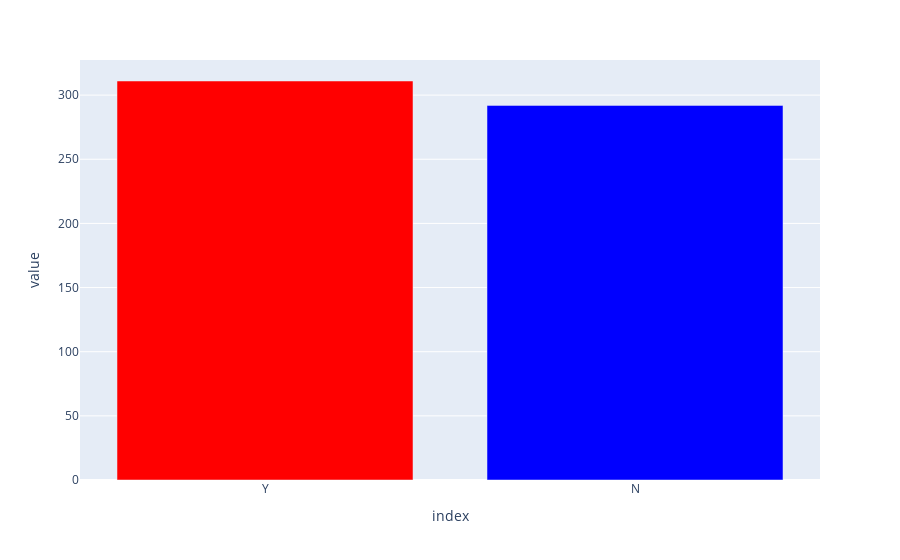

Write notebook code for a chart like this one.
### Code cell
px.bar(df['Stock Options'].value_counts(), color=colors, color_discrete_map="identity")

### Figure 1 — Plotly figure (JSON) as saved in the notebook; plotly's stock layout.template omitted (floating-point values rounded to 4 significant figures)
{"data": [{"alignmentgroup": "True", "hovertemplate": "index=%{x}<br>value=%{y}<extra></extra>", "legendgroup": "", "marker": {"color": "red"}, "name": "", "offsetgroup": "", "orientation": "v", "showlegend": false, "textposition": "auto", "type": "bar", "x": ["Y"], "xaxis": "x", "y": [311], "yaxis": "y"}, {"alignmentgroup": "True", "hovertemplate": "index=%{x}<br>value=%{y}<extra></extra>", "legendgroup": "", "marker": {"color": "blue"}, "name": "", "offsetgroup": "", "orientation": "v", "showlegend": false, "textposition": "auto", "type": "bar", "x": ["N"], "xaxis": "x", "y": [292], "yaxis": "y"}], "layout": {"barmode": "relative", "legend": {"tracegroupgap": 0}, "margin": {"t": 60}, "xaxis": {"anchor": "y", "domain": [0, 1], "title": {"text": "index"}}, "yaxis": {"anchor": "x", "domain": [0, 1], "title": {"text": "value"}}}}
